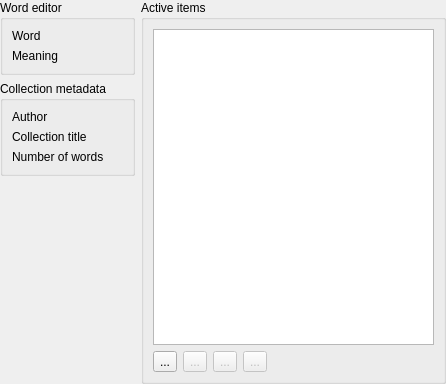
<?xml version="1.0" encoding="UTF-8"?>
<ui version="4.0">
 <class>LearnSpellingsEditor</class>
 <widget class="QWidget" name="LearnSpellingsEditor">
  <property name="geometry">
   <rect>
    <x>0</x>
    <y>0</y>
    <width>446</width>
    <height>384</height>
   </rect>
  </property>
  <property name="windowTitle">
   <string>Form</string>
  </property>
  <layout class="QGridLayout" name="gridLayout">
   <property name="leftMargin">
    <number>0</number>
   </property>
   <property name="topMargin">
    <number>0</number>
   </property>
   <property name="rightMargin">
    <number>0</number>
   </property>
   <property name="bottomMargin">
    <number>0</number>
   </property>
   <item row="0" column="0">
    <widget class="QGroupBox" name="m_groupItemEditor">
     <property name="title">
      <string>Word editor</string>
     </property>
     <layout class="QFormLayout" name="formLayout">
      <item row="0" column="1">
       <widget class="LineEditWithStatus" name="m_txtTitle" native="true"/>
      </item>
      <item row="0" column="0">
       <widget class="QLabel" name="label">
        <property name="text">
         <string>Word</string>
        </property>
       </widget>
      </item>
      <item row="1" column="0">
       <widget class="QLabel" name="label_2">
        <property name="text">
         <string>Meaning</string>
        </property>
       </widget>
      </item>
      <item row="1" column="1">
       <widget class="LineEditWithStatus" name="m_txtDescription" native="true"/>
      </item>
     </layout>
    </widget>
   </item>
   <item row="0" column="1" rowspan="3">
    <widget class="QGroupBox" name="groupBox_2">
     <property name="title">
      <string>Active items</string>
     </property>
     <layout class="QGridLayout" name="gridLayout_2">
      <item row="1" column="0">
       <widget class="PlainToolButton" name="m_btnItemAdd">
        <property name="toolTip">
         <string>Add new item.</string>
        </property>
        <property name="text">
         <string>...</string>
        </property>
        <property name="iconSize">
         <size>
          <width>24</width>
          <height>24</height>
         </size>
        </property>
       </widget>
      </item>
      <item row="1" column="3">
       <widget class="PlainToolButton" name="m_btnItemDown">
        <property name="enabled">
         <bool>false</bool>
        </property>
        <property name="toolTip">
         <string>Move item down.</string>
        </property>
        <property name="text">
         <string>...</string>
        </property>
        <property name="iconSize">
         <size>
          <width>24</width>
          <height>24</height>
         </size>
        </property>
       </widget>
      </item>
      <item row="1" column="1">
       <widget class="PlainToolButton" name="m_btnItemRemove">
        <property name="enabled">
         <bool>false</bool>
        </property>
        <property name="toolTip">
         <string>Remove selected item.</string>
        </property>
        <property name="text">
         <string>...</string>
        </property>
        <property name="iconSize">
         <size>
          <width>24</width>
          <height>24</height>
         </size>
        </property>
       </widget>
      </item>
      <item row="1" column="2">
       <widget class="PlainToolButton" name="m_btnItemUp">
        <property name="enabled">
         <bool>false</bool>
        </property>
        <property name="toolTip">
         <string>Move item up.</string>
        </property>
        <property name="text">
         <string>...</string>
        </property>
        <property name="iconSize">
         <size>
          <width>24</width>
          <height>24</height>
         </size>
        </property>
       </widget>
      </item>
      <item row="1" column="4">
       <spacer name="horizontalSpacer">
        <property name="orientation">
         <enum>Qt::Horizontal</enum>
        </property>
        <property name="sizeHint" stdset="0">
         <size>
          <width>40</width>
          <height>20</height>
         </size>
        </property>
       </spacer>
      </item>
      <item row="0" column="0" colspan="5">
       <widget class="QListWidget" name="m_listItems">
        <property name="sizePolicy">
         <sizepolicy hsizetype="Expanding" vsizetype="Expanding">
          <horstretch>1</horstretch>
          <verstretch>0</verstretch>
         </sizepolicy>
        </property>
        <property name="toolTip">
         <string>This list contains already added questions.</string>
        </property>
       </widget>
      </item>
     </layout>
    </widget>
   </item>
   <item row="1" column="0">
    <widget class="QGroupBox" name="groupBox_3">
     <property name="title">
      <string>Collection metadata</string>
     </property>
     <layout class="QFormLayout" name="formLayout_2">
      <property name="fieldGrowthPolicy">
       <enum>QFormLayout::AllNonFixedFieldsGrow</enum>
      </property>
      <item row="0" column="0">
       <widget class="QLabel" name="label_3">
        <property name="text">
         <string>Author</string>
        </property>
       </widget>
      </item>
      <item row="0" column="1">
       <widget class="LineEditWithStatus" name="m_txtAuthor" native="true"/>
      </item>
      <item row="1" column="0">
       <widget class="QLabel" name="label_4">
        <property name="text">
         <string>Collection title</string>
        </property>
       </widget>
      </item>
      <item row="1" column="1">
       <widget class="LineEditWithStatus" name="m_txtName" native="true"/>
      </item>
      <item row="2" column="0">
       <widget class="QLabel" name="label_6">
        <property name="text">
         <string>Number of words</string>
        </property>
       </widget>
      </item>
      <item row="2" column="1">
       <widget class="LineEditWithStatus" name="m_txtNumberOfItems" native="true"/>
      </item>
     </layout>
    </widget>
   </item>
   <item row="2" column="0">
    <spacer name="verticalSpacer">
     <property name="orientation">
      <enum>Qt::Vertical</enum>
     </property>
     <property name="sizeHint" stdset="0">
      <size>
       <width>20</width>
       <height>220</height>
      </size>
     </property>
    </spacer>
   </item>
  </layout>
 </widget>
 <customwidgets>
  <customwidget>
   <class>PlainToolButton</class>
   <extends>QToolButton</extends>
   <header>plaintoolbutton.h</header>
  </customwidget>
  <customwidget>
   <class>LineEditWithStatus</class>
   <extends>QWidget</extends>
   <header>lineeditwithstatus.h</header>
   <container>1</container>
  </customwidget>
 </customwidgets>
 <resources/>
 <connections/>
</ui>
